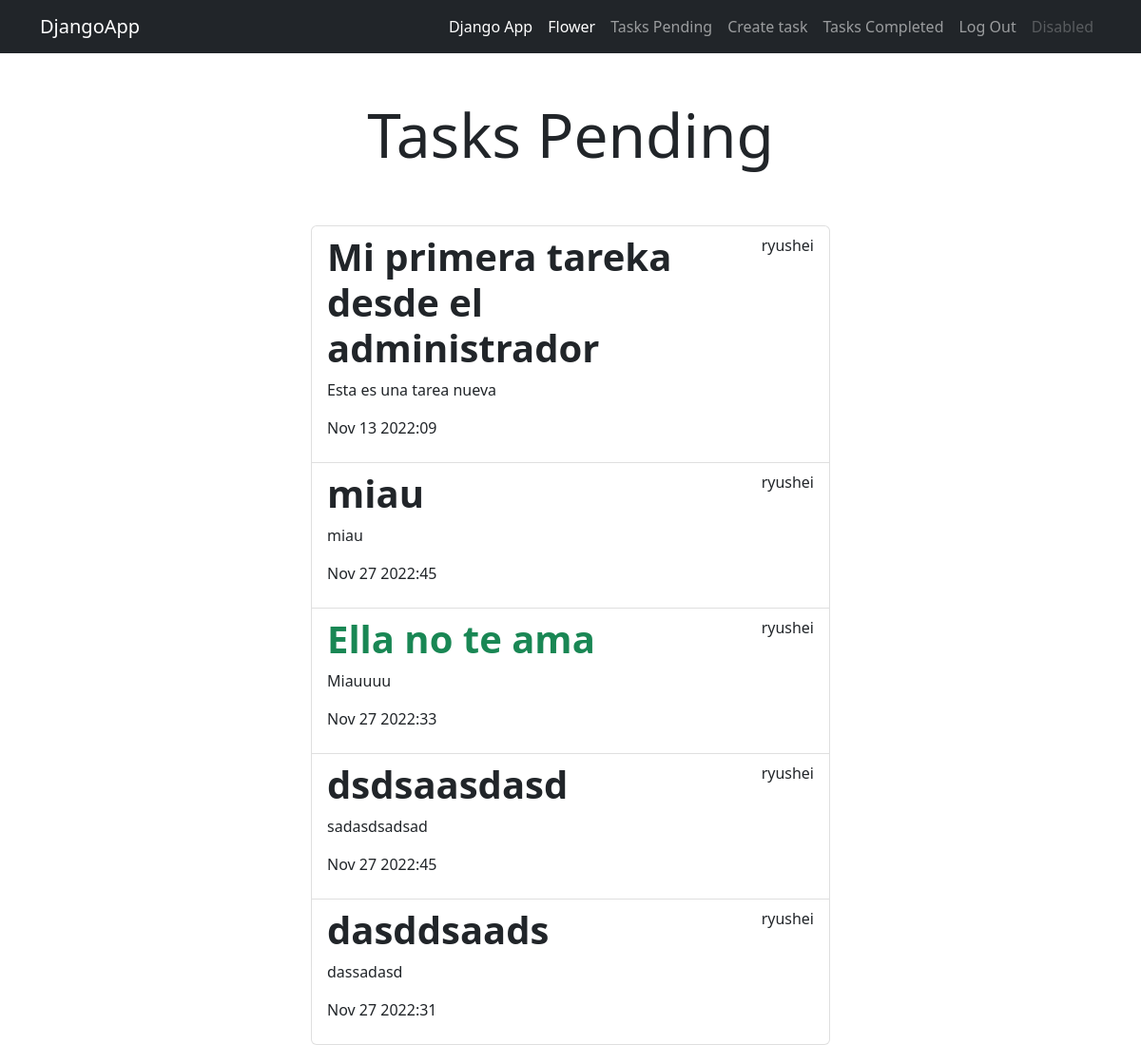
The app's page /tasks_completed/ (signed in) with its own data.
### tasks/models.py (models this page shows, shortened)
class Task(models.Model):
    title = models.CharField(max_length=100)
    description = models.TextField(blank=True)
    created = models.DateTimeField(auto_now_add=True)
    datecompleted = models.DateTimeField(null=True, blank=True)
    important = models.BooleanField(default=False)
    user = models.ForeignKey(User, on_delete=models.CASCADE)

### tasks/views.py (the view)
# urls.py: path('tasks_completed/', views.tasks_completed, name='tasks_completed'),
@login_required
def tasks_completed(request):
    tasks = Task.objects.filter(
        user=request.user, datecompleted__isnull=False).order_by
    ('-datecompleted')
    return render(request, 'tasks.html', {'tasks': tasks})

### tasks/templates/tasks.html
{% extends 'base.html' %}
{% block content %}
<main class="container">
    <div class="row">
        <div class="col-md-6 offset-md-3">
            <h1 class="text-center display-3 py-5">Tasks Pending</h1>
            <ul class="list-group">
                {% for task in tasks %}
                <a class="list-group-item" href="{% url 'task_detail' task.id %}">
                    <header class="d-flex justify-content-between">
                        {% if task.important %}
                        <h1 class="fw-bold text-success">{{task.title}}</h1>
                        {% else %}
                        <h1 class="fw-bold">{{task.title}}</h1>
                        {% endif %}
                        <p>{{task.user.username}}</p>
                    </header>
                    <p>{{task.description}}</p>
                    <p>{{task.datecompleted|date:'M j Y:i'}}</p>
                </a>
                {% endfor %}
            </ul>
        </div>
    </div>
</main>
{% endblock %}

### tasks/templates/base.html (shortened to what this page needs)
<!DOCTYPE html>
<html lang="en">
<head>
    <link rel="stylesheet" href="https://cdn.jsdelivr.net/npm/bootstrap@5.2.3/dist/css/bootstrap.min.css">
</head>
<body>
    <nav class="navbar navbar-expand-lg bg-dark navbar-dark">
        <div class="container">
            <a class="navbar-brand" href="/">DjangoApp</a>
            <div class="collapse navbar-collapse" id="navbarNav">
                <ul class="navbar-nav ms-auto">
                    <li class="nav-item">
                        <a class="nav-link active" href="{% url 'home' %}">Django App</a>
                    </li>
                    <li class="nav-item">
                        <a class="nav-link active" href="{% url 'flower' %}">Flower</a>
                    </li>
                    {% if user.is_authenticated %}
                    <li class="nav-item">
                        <a class="nav-link" href="{% url 'tasks' %}">Tasks Pending</a>
                    </li>
                    <li class="nav-item">
                        <a class="nav-link" href="{% url 'create_task' %}">Create task</a>
                    </li>
                    <li class="nav-item">
                        <a class="nav-link" href="{% url 'tasks_completed' %}">Tasks Completed</a>
                    </li>
                    <li class="nav-item">
                        <a class="nav-link" href="{% url 'logout' %}">Log Out</a>
                    </li>
                    {% endif %}
                    <li class="nav-item">
                        <a class="nav-link disabled">Disabled</a>
                    </li>
                </ul>
            </div>
        </div>
    </nav>
    {% block content %}
    {% endblock %}
</body>
</html>

### records on screen
Task: title "Mi primera tareka desde el administrador", user.username "ryushei", description "Esta es una tarea nueva", datecompleted "Nov 13 2022:09"
Task: title "miau", user.username "ryushei", description "miau", datecompleted "Nov 27 2022:45"
Task: title "Ella no te ama", user.username "ryushei", description "Miauuuu", datecompleted "Nov 27 2022:33"
Task: title "dsdsaasdasd", user.username "ryushei", description "sadasdsadsad", datecompleted "Nov 27 2022:45"
Task: title "dasddsaads", user.username "ryushei", description "dassadasd", datecompleted "Nov 27 2022:31"
